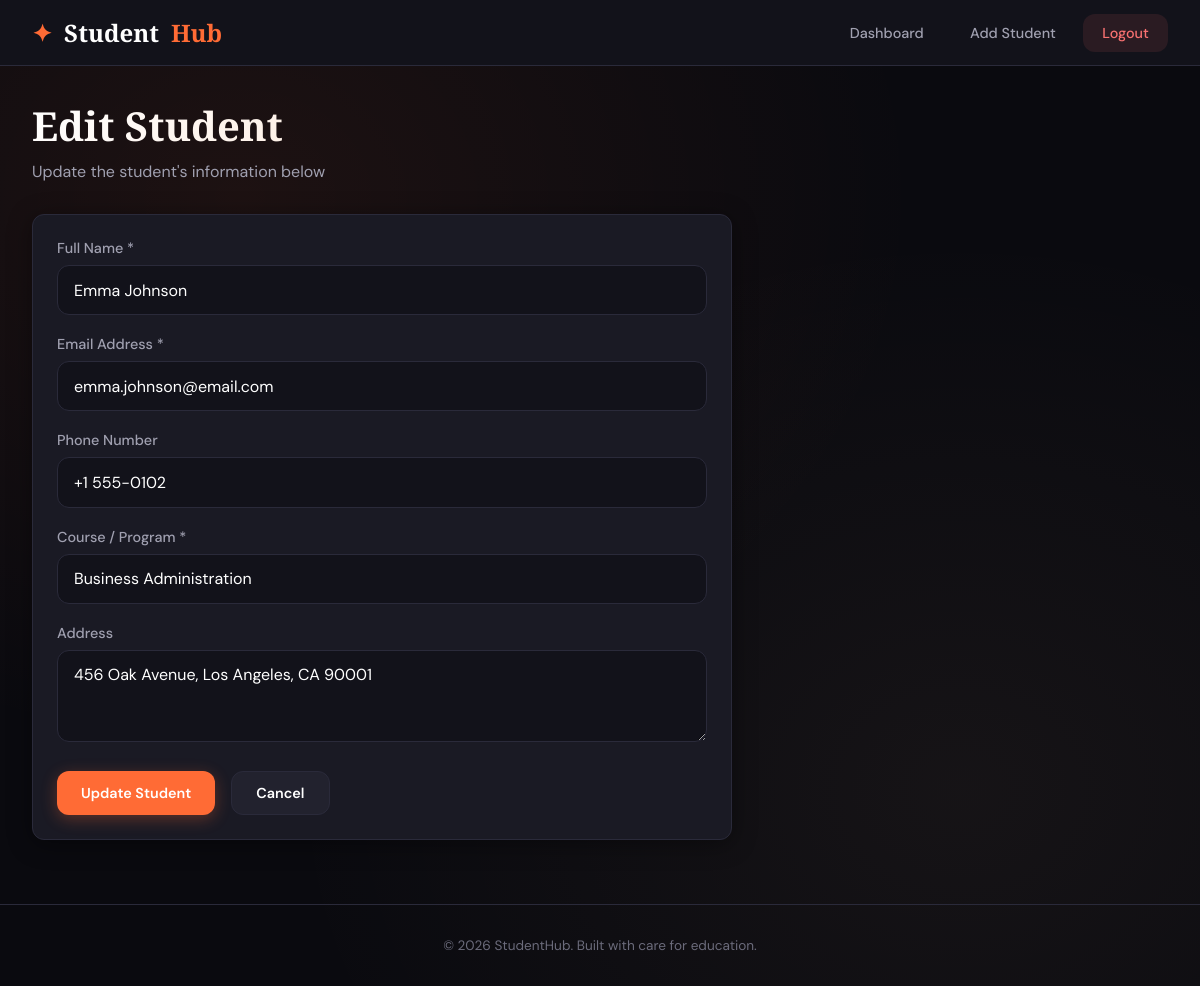
/edit_student.php?id=2 (signed in), run on the app's committed database.
### tables this page shows
CREATE TABLE IF NOT EXISTS students (
    id INT AUTO_INCREMENT PRIMARY KEY,
    name VARCHAR(100) NOT NULL,
    email VARCHAR(100) NOT NULL UNIQUE,
    phone VARCHAR(20),
    course VARCHAR(100) NOT NULL,
    address TEXT,
    created_at TIMESTAMP DEFAULT CURRENT_TIMESTAMP,
    updated_at TIMESTAMP DEFAULT CURRENT_TIMESTAMP ON UPDATE CURRENT_TIMESTAMP
);

### config.php (called while the page is built, shortened)
<?php
function h($string) {
    return htmlspecialchars($string, ENT_QUOTES, 'UTF-8');
}
?>

### edit_student.php (the view, shortened to what this page needs)
<?php
require_once 'header.php';
$id = isset($_GET['id']) ? (int)$_GET['id'] : 0;
$stmt = $conn->prepare("SELECT * FROM students WHERE id = ?");
$stmt->bind_param("i", $id);
$stmt->execute();
$result = $stmt->get_result();
$student = $result->fetch_assoc();
?>
<div class="container">
    <div class="page-header">
        <h1 class="page-title">Edit Student</h1>
        <p class="page-subtitle">Update the student's information below</p>
    </div>
    <div class="card" style="max-width: 700px;">
        <form method="POST" action="">
            <div class="form-group">
                <label class="form-label" for="name">Full Name *</label>
                <input type="text" id="name" name="name" class="form-control"
                       placeholder="Enter student's full name"
                       value="<?php echo h($student['name']); ?>" required>
            </div>
            <div class="form-group">
                <label class="form-label" for="email">Email Address *</label>
                <input type="email" id="email" name="email" class="form-control"
                       placeholder="student@example.com"
                       value="<?php echo h($student['email']); ?>" required>
            </div>
            <div class="form-group">
                <label class="form-label" for="phone">Phone Number</label>
                <input type="tel" id="phone" name="phone" class="form-control"
                       placeholder="+1 (555) 123-4567"
                       value="<?php echo h($student['phone']); ?>">
            </div>
            <div class="form-group">
                <label class="form-label" for="course">Course / Program *</label>
                <input type="text" id="course" name="course" class="form-control"
                       placeholder="e.g., Computer Science, Business Administration"
                       value="<?php echo h($student['course']); ?>" required>
            </div>
            <div class="form-group">
                <label class="form-label" for="address">Address</label>
                <textarea id="address" name="address" class="form-control" rows="3"
                          placeholder="Enter student's address"><?php echo h($student['address']); ?></textarea>
            </div>
            <div style="display: flex; gap: 1rem; margin-top: 1.5rem;">
                <button type="submit" class="btn btn-primary">Update Student</button>
                <a href="index.php" class="btn btn-secondary">Cancel</a>
            </div>
        </form>
    </div>
</div>
<?php require_once 'footer.php'; ?>

### header.php (style rules this page uses)
:root { --bg-primary: #0a0a0f; --bg-secondary: #12121a; --bg-card: #1a1a24; --bg-hover: #22222e; --accent-primary: #ff6b35; --accent-secondary: #f7c59f; --accent-glow: rgba(255, 107, 53, 0.3); --text-primary: #ffffff; --text-secondary: #a0a0b0; --text-muted: #6b6b7b; --border-color: #2a2a3a; --success: #4ade80; --danger: #f87171; --warning: #fbbf24; --radius: 12px; --shadow: 0 4px 24px rgba(0, 0, 0, 0.4); }
* { margin: 0; padding: 0; box-sizing: border-box; }
body { font-family: 'DM Sans', sans-serif; background: var(--bg-primary); color: var(--text-primary); min-height: 100vh; background-image: radial-gradient(ellipse at 20% 20%, rgba(255, 107, 53, 0.08) 0%, transparent 50%), radial-gradient(ellipse at 80% 80%, rgba(247, 197, 159, 0.05) 0%, transparent 50%); }
.container { max-width: 1400px; margin: 0 auto; padding: 2rem; }
.page-header { margin-bottom: 2rem; }
.page-title { font-family: 'Playfair Display', serif; font-size: 2.5rem; font-weight: 700; margin-bottom: 0.5rem; background: linear-gradient(135deg, var(--text-primary) 0%, var(--accent-secondary) 100%); -webkit-background-clip: text; -webkit-text-fill-color: transparent; background-clip: text; }
.page-subtitle { color: var(--text-secondary); font-size: 1rem; }
.card { background: var(--bg-card); border: 1px solid var(--border-color); border-radius: var(--radius); padding: 1.5rem; box-shadow: var(--shadow); }
.btn { display: inline-flex; align-items: center; justify-content: center; gap: 0.5rem; padding: 0.75rem 1.5rem; border-radius: var(--radius); font-size: 0.9rem; font-weight: 600; cursor: pointer; transition: all 0.3s ease; text-decoration: none; border: none; font-family: inherit; }
.btn-primary { background: var(--accent-primary); color: white; box-shadow: 0 4px 16px var(--accent-glow); }
.btn-secondary { background: var(--bg-hover); color: var(--text-primary); border: 1px solid var(--border-color); }
.form-group { margin-bottom: 1.25rem; }
.form-label { display: block; margin-bottom: 0.5rem; font-weight: 500; color: var(--text-secondary); font-size: 0.9rem; }
.form-control { width: 100%; padding: 0.85rem 1rem; border: 1px solid var(--border-color); border-radius: var(--radius); background: var(--bg-secondary); color: var(--text-primary); font-size: 1rem; font-family: inherit; transition: all 0.3s ease; }
.form-control::placeholder { color: var(--text-muted); }

### data on the page
students: name "Emma Johnson", email "emma.johnson@email.com", phone "+1 555-0102", course "Business Administration", address "456 Oak Avenue, Los Angeles, CA 90001"
